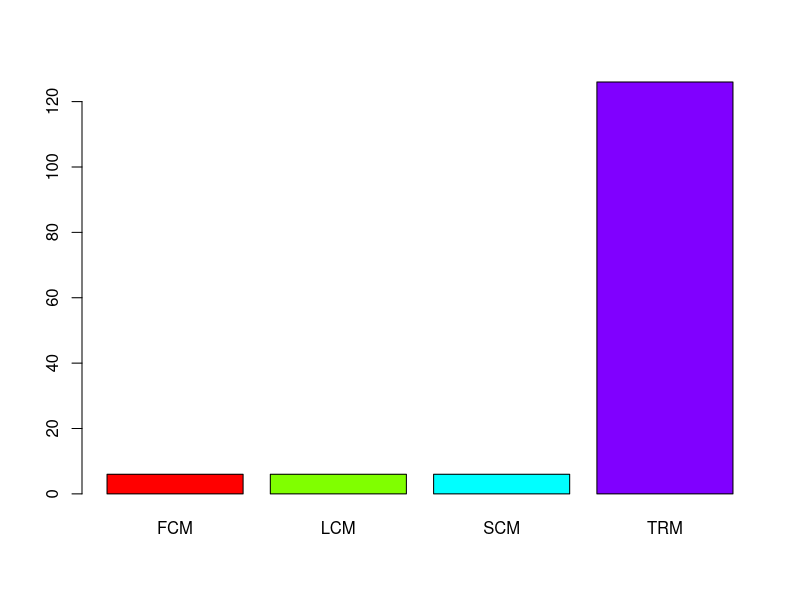
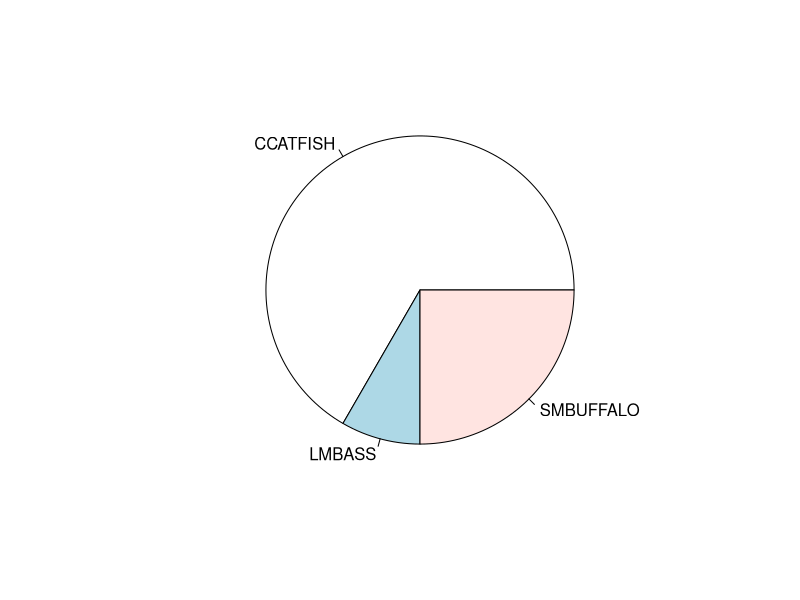
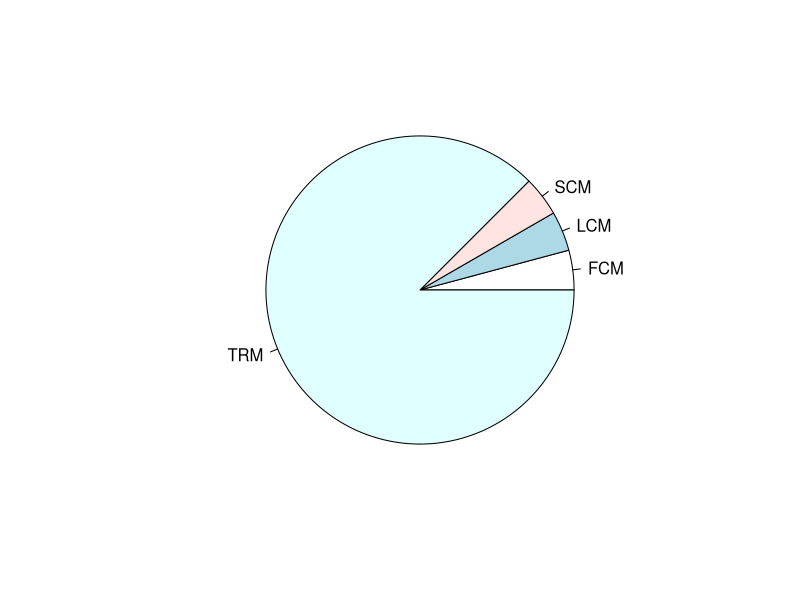

Reproduce these figures in R, in order.
## ---- chunk 1

## ---- chunk 2
getwd()
## ---- chunk 3
ddt <- read.csv("DDT.csv")
head(ddt, n = 6) 
## ---- chunk 4
qual = ddt[, c(1 , 3)]
head(qual, n=0)
quant = ddt[, c(2 , 4, 5, 6)]
head(quant, n=0)
speciesVector <- c(with(ddt, table(SPECIES)))
print("Number of Species of Fish")
print(length(unique(speciesVector)))
bigbass=with(ddt, ddt[WEIGHT>800 & SPECIES=="LMBASS",])
print(bigbass)
riverscm = with(ddt, ddt[DDT>4.0 & RIVER=="SCM",])
print(riverscm)
mean(ddt[["LENGTH"]])
print(sd(ddt$WEIGHT))

## ---- chunk 5
rivers = ddt[, c(1)]
rt =table(rivers)
print(rt)
## ---- chunk 6
barplot(rt,beside=TRUE,col=rainbow(4))
## ---- chunk 7
species = ddt[, c(3)]
st =table(species)
pie(st)
pie(rt)
